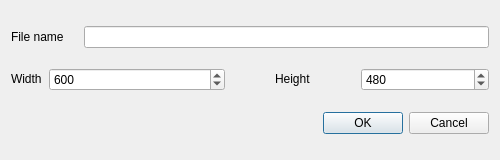
<?xml version="1.0" encoding="UTF-8"?>
<ui version="4.0">
 <class>CreateImageDialog</class>
 <widget class="QDialog" name="CreateImageDialog">
  <property name="windowModality">
   <enum>Qt::ApplicationModal</enum>
  </property>
  <property name="geometry">
   <rect>
    <x>0</x>
    <y>0</y>
    <width>500</width>
    <height>160</height>
   </rect>
  </property>
  <property name="sizePolicy">
   <sizepolicy hsizetype="Maximum" vsizetype="Maximum">
    <horstretch>0</horstretch>
    <verstretch>0</verstretch>
   </sizepolicy>
  </property>
  <property name="maximumSize">
   <size>
    <width>500</width>
    <height>160</height>
   </size>
  </property>
  <property name="windowTitle">
   <string>New file</string>
  </property>
  <layout class="QVBoxLayout" name="verticalLayout_2">
   <item>
    <layout class="QVBoxLayout" name="verticalLayout">
     <property name="spacing">
      <number>20</number>
     </property>
     <property name="sizeConstraint">
      <enum>QLayout::SetDefaultConstraint</enum>
     </property>
     <item>
      <layout class="QHBoxLayout" name="horizontalLayout">
       <item>
        <widget class="QLabel" name="label">
         <property name="sizePolicy">
          <sizepolicy hsizetype="Fixed" vsizetype="Fixed">
           <horstretch>0</horstretch>
           <verstretch>0</verstretch>
          </sizepolicy>
         </property>
         <property name="text">
          <string>File name</string>
         </property>
        </widget>
       </item>
       <item>
        <widget class="QLineEdit" name="fileNameLine"/>
       </item>
      </layout>
     </item>
     <item>
      <layout class="QHBoxLayout" name="horizontalLayout_4">
       <property name="spacing">
        <number>50</number>
       </property>
       <property name="topMargin">
        <number>0</number>
       </property>
       <item>
        <layout class="QHBoxLayout" name="horizontalLayout_2">
         <property name="spacing">
          <number>7</number>
         </property>
         <item>
          <widget class="QLabel" name="label_2">
           <property name="sizePolicy">
            <sizepolicy hsizetype="Fixed" vsizetype="Fixed">
             <horstretch>0</horstretch>
             <verstretch>0</verstretch>
            </sizepolicy>
           </property>
           <property name="text">
            <string>Width</string>
           </property>
          </widget>
         </item>
         <item>
          <widget class="QSpinBox" name="widthBox">
           <property name="minimum">
            <number>1</number>
           </property>
           <property name="maximum">
            <number>16777215</number>
           </property>
           <property name="value">
            <number>600</number>
           </property>
          </widget>
         </item>
        </layout>
       </item>
       <item>
        <layout class="QHBoxLayout" name="horizontalLayout_3">
         <item>
          <widget class="QLabel" name="label_3">
           <property name="sizePolicy">
            <sizepolicy hsizetype="Fixed" vsizetype="Fixed">
             <horstretch>0</horstretch>
             <verstretch>0</verstretch>
            </sizepolicy>
           </property>
           <property name="text">
            <string>Height</string>
           </property>
          </widget>
         </item>
         <item>
          <widget class="QSpinBox" name="heightBox">
           <property name="minimum">
            <number>1</number>
           </property>
           <property name="maximum">
            <number>16777215</number>
           </property>
           <property name="value">
            <number>480</number>
           </property>
          </widget>
         </item>
        </layout>
       </item>
      </layout>
     </item>
    </layout>
   </item>
   <item>
    <widget class="QDialogButtonBox" name="buttonBox">
     <property name="orientation">
      <enum>Qt::Horizontal</enum>
     </property>
     <property name="standardButtons">
      <set>QDialogButtonBox::Cancel|QDialogButtonBox::Ok</set>
     </property>
    </widget>
   </item>
  </layout>
 </widget>
 <resources/>
 <connections/>
</ui>
